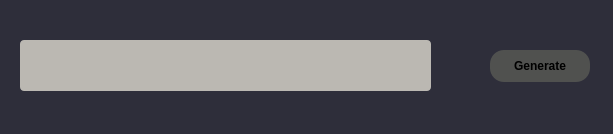
<?xml version="1.0" encoding="UTF-8"?>
<ui version="4.0">
 <class>MainWindow</class>
 <widget class="QMainWindow" name="MainWindow">
  <property name="geometry">
   <rect>
    <x>0</x>
    <y>0</y>
    <width>613</width>
    <height>134</height>
   </rect>
  </property>
  <property name="windowTitle">
   <string>MainWindow</string>
  </property>
  <property name="styleSheet">
   <string notr="true">background-color: #2E2E3A;</string>
  </property>
  <widget class="QWidget" name="centralwidget">
   <widget class="QLineEdit" name="lineEdit">
    <property name="geometry">
     <rect>
      <x>20</x>
      <y>40</y>
      <width>411</width>
      <height>51</height>
     </rect>
    </property>
    <property name="styleSheet">
     <string notr="true">background-color: #BBB8B2;
border-radius: 4px;
padding: 5px;</string>
    </property>
    <property name="text">
     <string/>
    </property>
    <property name="readOnly">
     <bool>true</bool>
    </property>
   </widget>
   <widget class="QPushButton" name="GenerateButton">
    <property name="geometry">
     <rect>
      <x>490</x>
      <y>50</y>
      <width>100</width>
      <height>32</height>
     </rect>
    </property>
    <property name="styleSheet">
     <string notr="true">QPushButton {
background-color: #50514F;
border-radius: 14px;
text-transform: uppercase;
color: black;
font-weight: bold;
}

QPushButton:pressed {
	background-color: transparent;

}</string>
    </property>
    <property name="text">
     <string>Generate</string>
    </property>
   </widget>
  </widget>
 </widget>
 <resources/>
 <connections/>
</ui>
